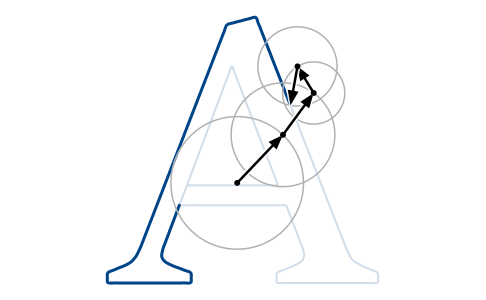

Generate this figure with Python:
import numpy as np, math
from fontTools.ttLib import TTFont
from fontTools.varLib.instancer import instantiateVariableFont
from fontTools.pens.basePen import BasePen

WGHT = 400
font = instantiateVariableFont(TTFont("fonts/Sentient-Variable.woff2"), {"wght": WGHT})
gs = font.getGlyphSet()

class Flat(BasePen):
    def __init__(s, gs): super().__init__(gs); s.contours=[]; s.cur=[]
    def _moveTo(s,p): s.cur=[p]
    def _lineTo(s,p): s.cur.append(p)
    def _curveToOne(s,a,b,c):
        p0=s.cur[-1]
        for t in np.linspace(0,1,21)[1:]:
            u=1-t; s.cur.append(tuple(u**3*np.array(p0)+3*u*u*t*np.array(a)+3*u*t*t*np.array(b)+t**3*np.array(c)))
    def _qCurveToOne(s,a,b):
        p0=s.cur[-1]
        for t in np.linspace(0,1,17)[1:]:
            u=1-t; s.cur.append(tuple(u*u*np.array(p0)+2*u*t*np.array(a)+t*t*np.array(b)))
    def _closePath(s): s.contours.append(np.array(s.cur)); s.cur=[]
    _endPath=_closePath

pen = Flat(gs); gs["A"].draw(pen)
cons = [np.array([(x,-y) for x,y in c]) for c in pen.contours]   # flip y for SVG
def area(c): return 0.5*abs(np.dot(c[:,0],np.roll(c[:,1],-1))-np.dot(c[:,1],np.roll(c[:,0],-1)))
cons.sort(key=area, reverse=True)
outer, inner = cons[0], cons[1:]
print("contours:", len(cons), [round(area(c)) for c in cons])

# One closed path: outer loop, bridge to the counter, counter loop, bridge back
path = outer
for inn in inner:
    d = np.linalg.norm(outer[:,None,:]-inn[None,:,:],axis=2); i,j = np.unravel_index(d.argmin(), d.shape)
    o = np.roll(outer,-i,axis=0); n = np.roll(inn,-j,axis=0)
    path = np.vstack([o, o[:1], n, n[:1]])          # ends at counter start; closes back along the bridge
    break
z = path[:,0]+1j*path[:,1]
# resample uniformly by arclength (closed)
zc = np.append(z, z[0]); seg = np.abs(np.diff(zc)); s = np.concatenate([[0],np.cumsum(seg)])
N=2048; t = np.linspace(0,s[-1],N,endpoint=False)
zs = np.interp(t,s,zc.real)+1j*np.interp(t,s,zc.imag)

# Fit into the 485.4 x 300 golden-ratio frame
W,H = 485.4,300.0
x0,x1,y0,y1 = zs.real.min(),zs.real.max(),zs.imag.min(),zs.imag.max()
sc = 266/(y1-y0)
zs = (zs-complex((x0+x1)/2,(y0+y1)/2))*sc + complex(W/2,H/2)

K=160
c = np.fft.fft(zs)/N
ks = np.array([k for k in range(-K,K+1)]); cs = c[ks%N]
def pos(u, upto=None):
    return (cs*np.exp(2j*np.pi*ks*u)).sum()
U = np.linspace(0,1,1600)
curve = (np.exp(2j*np.pi*np.outer(U,ks))@cs)

# Chain: the 3 biggest circles of the real series (k != 0) + one closing arm to the exact tip
big = [i for i in np.argsort(-abs(cs)) if ks[i]!=0][:3]
def chain(u):
    p = cs[ks==0][0]; pts=[p]
    for i in big:
        p = p + cs[i]*np.exp(2j*np.pi*ks[i]*u); pts.append(p)
    tip = pos(u); pts.append(tip); return pts
np.save("/tmp/curve.npy", curve); np.save("/tmp/cs.npy", cs)

def build(u, fname):
    idx = int(u*(len(U)-1))
    f = lambda a: " L".join(f"{p.real:.1f},{p.imag:.1f}" for p in a)
    d_full = "M"+f(np.append(curve,curve[0])); d_part = "M"+f(curve[:idx+1])
    pts = chain(u)
    o=[f'<svg xmlns="http://www.w3.org/2000/svg" viewBox="0 0 {W} {H:.0f}" role="img" aria-label="Rotating circles with arrows tracing the letter A">',
       f'<rect width="{W}" height="{H:.0f}" fill="#ffffff"/>',
       f'<path d="{d_full}" fill="none" stroke="#004488" stroke-opacity="0.18" stroke-width="2" stroke-linejoin="round"/>',
       f'<path d="{d_part}" fill="none" stroke="#004488" stroke-width="3" stroke-linecap="round" stroke-linejoin="round"/>']
    for a,b in zip(pts[:-1],pts[1:]):
        o.append(f'<circle cx="{a.real:.1f}" cy="{a.imag:.1f}" r="{abs(b-a):.1f}" fill="none" stroke="#b0b0b0" stroke-width="1.5"/>')
    for a,b in zip(pts[:-1],pts[1:]):
        v=b-a; L=abs(v); e=v/L; nrm=1j*e
        hl,hw = min(15,L*0.45), 5.5            # arrowhead length / half-width
        base=b-e*hl; tri=[b, base+nrm*hw, base-nrm*hw]
        shaft=f'x1="{a.real:.1f}" y1="{a.imag:.1f}" x2="{base.real:.1f}" y2="{base.imag:.1f}"'
        tp=" ".join(f"{p.real:.1f},{p.imag:.1f}" for p in tri)
        o.append(f'<line {shaft} stroke="#fff" stroke-opacity="0.85" stroke-width="6" stroke-linecap="round"/>')
        o.append(f'<polygon points="{tp}" fill="#fff" fill-opacity="0.85" stroke="#fff" stroke-opacity="0.85" stroke-width="3" stroke-linejoin="round"/>')
        o.append(f'<line {shaft} stroke="#000" stroke-width="2.5" stroke-linecap="round"/>')
        o.append(f'<polygon points="{tp}" fill="#000"/>')
    for p in pts[:-1]:
        o.append(f'<circle cx="{p.real:.1f}" cy="{p.imag:.1f}" r="3" fill="#000"/>')
    o.append("</svg>")
    open(fname,"w").write("\n".join(o)+"\n")
    print(fname, [round(abs(b-a),1) for a,b in zip(pts[:-1],pts[1:])])

import sys
build(0.40, "pub-thumbs/fourier-A.svg")
